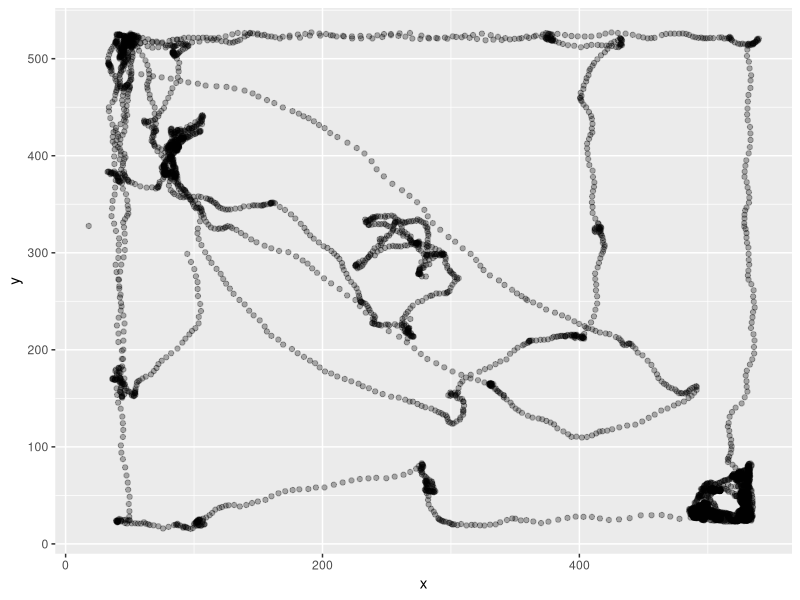

Here is the R script that generated this plot: (Note: this script raises an error after producing the figure.)
rm(list = ls())
library(tidyverse)
SimilarLearn <- read_csv("240731_r1591_0_baseline_learn.csv")
SimilarLearn <- SimilarLearn %>%
  select(!15:24) %>%
  filter(Value.Item1.Item1.Item2>120) %>%
  rename(pixelx = Value.Item1.Item1.Item3.X, pixely = Value.Item1.Item1.Item3.Y, TimePoint = Value.Item1.Item1.Item2) %>%
  select(!1, !14) %>%
  filter(!Value.Item2 == TRUE) %>%
  na.omit 
x1 <- c(SimilarLearn$pixelx)
y1 <- c(SimilarLearn$pixely)
df1 <- data.frame(x = x1, y = y1)
p1 <- ggplot(df1, aes(x = x, y = y)) +
  geom_point(alpha = 0.3)
p1
library(ggforce)
#Blue represents gnome, red represents green jar.
p1circle <- p1 + geom_circle(aes(x0 = 381, y0 = 170, r = 60), color = "red")
p1circle <- p1circle + geom_circle(aes(x0 = 130, y0 = 393, r = 60), color = "red")
p1circle
radius <- 60
center_x1 <- 381
center_y1 <- 170
df1$distance <- sqrt((df1$x - center_x1)^2 + (df1$y - center_y1)^2)
points_in_circle1 <- sum(df1$distance <= radius)
print(points_in_circle1)
center_x2 <- 130
center_y2 <- 393
df1$distance1 <- sqrt((df1$x - center_x2)^2 + (df1$y - center_y2)^2)
points_in_circle2 <- sum(df1$distance1 <= radius)
print(points_in_circle2)

BaselineLearn <- read_csv("240731_r1591_1_similar_learn.csv")
BaselineLearn <- BaselineLearn %>%
  select(!15:24) %>%
  filter(Value.Item1.Item1.Item2>90) %>%
  rename(pixelx = Value.Item1.Item1.Item3.X, pixely = Value.Item1.Item1.Item3.Y, TimePoint = Value.Item1.Item1.Item2) %>%
  select(!1, !14) %>%
  na.omit
Baselinelearn <- BaselineLearn %>%
  filter(!Value.Item2 == TRUE) 
x2 <- c(BaselineLearn$pixelx)
y2 <- c(BaselineLearn$pixely)
df2 <- data.frame(x = x2, y = y2)
p2 <- ggplot(df2, aes(x = x2, y = y2)) +
  geom_point(alpha = 0.3)
p2
p2circle <- p2 + geom_circle(aes(x0 = 381, y0 = 165, r = 60), color = "blue")
p2circle <- p2circle + geom_circle(aes(x0 = 125, y0 = 388, r = 60), color = "blue")
p2circle
radius <- 60
center_x1 <- 381
center_y1 <- 165
df2$distance <- sqrt((df2$x - center_x1)^2 + (df2$y - center_y1)^2)
points_in_circle2 <- sum(df2$distance <= radius)
print(points_in_circle2)
center_x2 <- 125
center_y2 <- 388
df2$distance1 <- sqrt((df2$x - center_x2)^2 + (df2$y - center_y2)^2)
points_in_circle2 <- sum(df2$distance1 <= radius)
print(points_in_circle2)

SimilarTest <- read_csv("240731_r1591_2_similar_test.csv")
SimilarTest <- SimilarTest %>%
  select(!15:24) %>%
  filter(Value.Item1.Item1.Item2>92) %>%
  rename(pixelx = Value.Item1.Item1.Item3.X, pixely = Value.Item1.Item1.Item3.Y, TimePoint = Value.Item1.Item1.Item2) %>%
  select(!1, !14) %>%
  na.omit
SimilarTest <- SimilarTest %>%
  filter(!Value.Item2 == TRUE)
x3 <- c(SimilarTest$pixelx)
y3 <- c(SimilarTest$pixely)
df3 <- data.frame(x = x3, y = y3)
p3 <- ggplot(df3, aes(x = x3, y = y3)) +
  geom_point(alpha = 0.3)
p3
p3circle <- p3 + geom_circle(aes(x0 = 381, y0 = 165, r = 60), color = "blue")
p3circle <- p3circle + geom_circle(aes(x0 = 140, y0 = 398, r = 60), color = "red") +
  ggtitle("baseline")
p3circle
radius <- 60
center_x3 <- 381
center_y3 <- 165
df3$distance <- sqrt((df3$x - center_x3)^2 + (df3$y - center_y3)^2)
points_in_circle3 <- sum(df3$distance <= radius)
print(points_in_circle3)
center_x3 <- 140
center_y3 <- 398
df3$distance1 <- sqrt((df3$x - center_x3)^2 + (df3$y - center_y3)^2)
points_in_circle3 <- sum(df3$distance1 <= radius)
print(points_in_circle3)

DifferentLearn <- read_csv("240731_r1591_different_3.csv")
DifferentLearn <- DifferentLearn %>%
  select(!15:24) %>%
  filter(Value.Item1.Item1.Item2>199) %>%
  rename(pixelx = Value.Item1.Item1.Item3.X, pixely = Value.Item1.Item1.Item3.Y, TimePoint = Value.Item1.Item1.Item2) %>%
  select(!1, !14) %>%
  na.omit
DifferentLearn <- DifferentLearn %>%
  filter(!Value.Item2 == TRUE)
x4 <- c(DifferentLearn$pixelx)
y4 <- c(DifferentLearn$pixely)
df4 <- data.frame(x = x4, y = y4)
p4 <- ggplot(df4, aes(x = x4, y = y4)) +
  geom_point(alpha = 0.3)
p4
p4circle <- p4 + geom_circle(aes(x0 = 502, y0 = 258, r = 65), color = "purple")
p4circle <- p4circle + geom_circle(aes(x0 = 230, y0 = 478, r = 65), color = "purple")
p4circle
radius <- 65
center_x4 <- 502
center_y4 <- 258
df4$distance <- sqrt((df4$x - center_x4)^2 + (df4$y - center_y4)^2)
points_in_circle4 <- sum(df4$distance <= radius)
print(points_in_circle4)
center_x4 <- 230
center_y4 <- 478
df4$distance1 <- sqrt((df4$x - center_x4)^2 + (df4$y - center_y4)^2)
points_in_circle4 <- sum(df4$distance1 <= radius)
print(points_in_circle4)

BaselineLearn1 <- read_csv("240731_r1591_4_baseline_learn.csv")
BaselineLearn1 <- BaselineLearn1 %>%
  select(!15:24) %>%
  filter(Value.Item1.Item1.Item2>121) %>%
  rename(pixelx = Value.Item1.Item1.Item3.X, pixely = Value.Item1.Item1.Item3.Y, TimePoint = Value.Item1.Item1.Item2) %>%
  select(!1, !14) %>%
  na.omit %>%
  filter(!Value.Item2 == TRUE)
x5 <- c(BaselineLearn1$pixelx)
y5 <- c(BaselineLearn1$pixely)
df5 <- data.frame(x = x5, y = y5)
p5 <- ggplot(df5, aes(x = x5, y = y5)) +
  geom_point(alpha = 0.3)
p5
p5circle <- p5 + geom_circle(aes(x0 = 386, y0 = 175, r = 60), color = "green")
p5circle <- p5circle + geom_circle(aes(x0 = 130, y0 = 398, r = 60), color = "green")
p5circle
radius <- 60
center_x5 <- 386
center_y5 <- 175
df5$distance <- sqrt((df5$x - center_x5)^2 + (df5$y - center_y5)^2)
points_in_circle5 <- sum(df5$distance <= radius)
print(points_in_circle5)
center_x6 <- 130
center_y6 <- 398
df5$distance1 <- sqrt((df5$x - center_x6)^2 + (df5$y - center_y6)^2)
points_in_circle6 <- sum(df5$distance1 <= radius)
print(points_in_circle6)

DifferentTest <- read_csv("240731_r1591_5_baseline_test.csv")
DifferentTest <- DifferentTest %>%
  select(!15:24) %>%
  filter(Value.Item1.Item1.Item2>95) %>%
  rename(pixelx = Value.Item1.Item1.Item3.X, pixely = Value.Item1.Item1.Item3.Y, TimePoint = Value.Item1.Item1.Item2) %>%
  select(!1, !14) %>%
  filter(!Value.Item2 == TRUE) %>%
  na.omit
x6 <- c(DifferentTest$pixelx)
y6 <- c(DifferentTest$pixely)
df6 <- data.frame(x = x6, y = y6)
p6 <- ggplot(df6, aes(x = x6, y = y6)) +
  geom_point(alpha = 0.3)
p6
p6circle <- p6 + geom_circle(aes(x0 = 381, y0 = 175, r = 60), color = "green")
p6circle <- p6circle + geom_circle(aes(x0 = 130, y0 = 398, r = 60), color = "purple")
p6circle
radius <- 60
center_x6 <- 381
center_y6 <- 175
df6$distance <- sqrt((df6$x - center_x6)^2 + (df6$y - center_y6)^2)
points_in_circle6 <- sum(df6$distance <= radius)
print(points_in_circle6)
center_x6 <- 130
center_y6 <- 398
df6$distance1 <- sqrt((df6$x - center_x6)^2 + (df6$y - center_y6)^2)
points_in_circle6 <- sum(df6$distance1 <= radius)
print(points_in_circle6)
